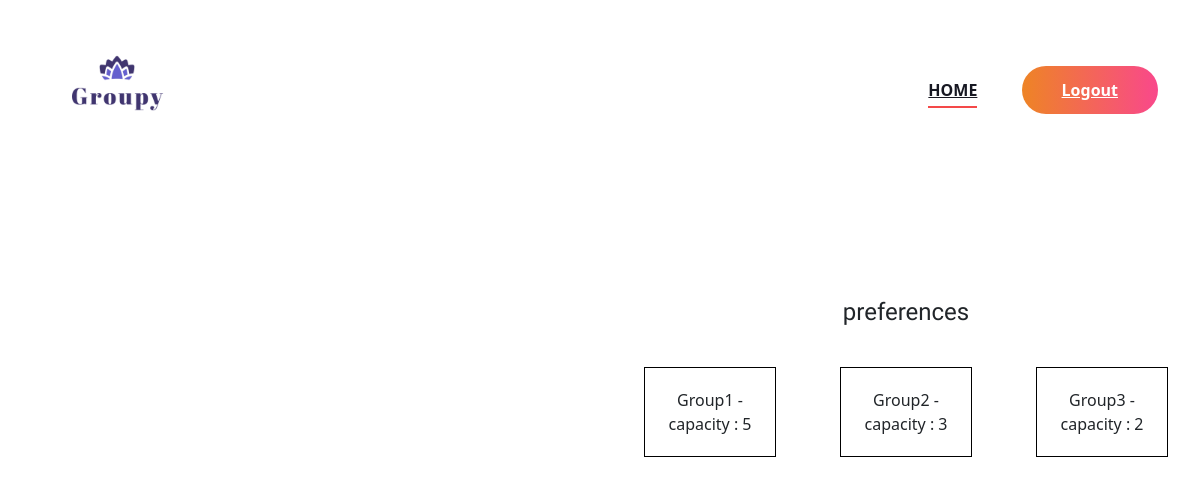
Page /Org/mannual/20 on the earlier database version.
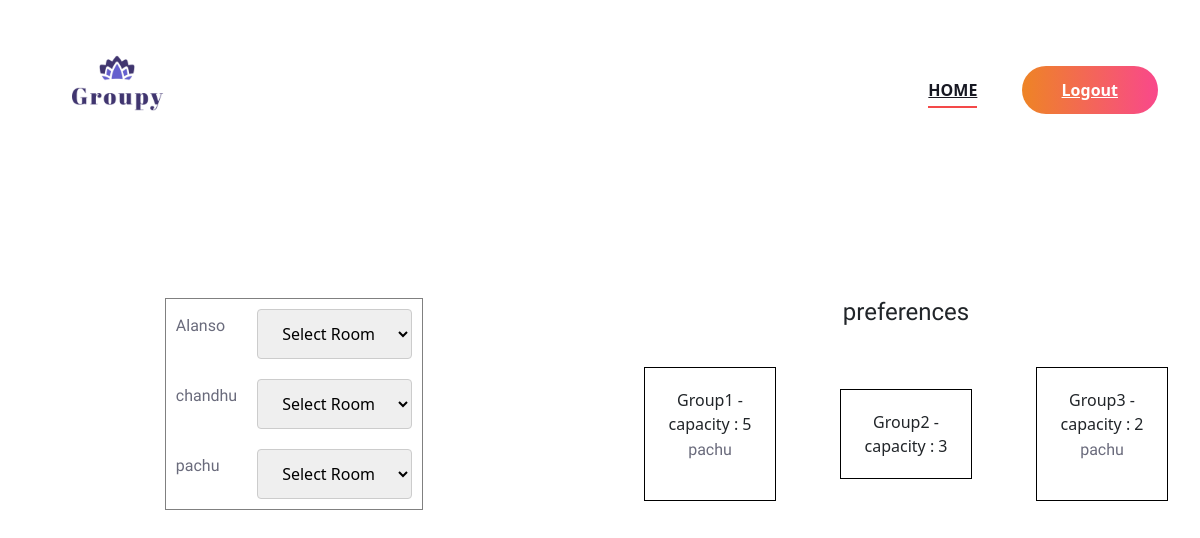
Same page on the later database version.
### Organizer/models.py (models this page shows)
class Room(models.Model):
    events=models.ForeignKey(Event,on_delete=models.CASCADE)
    number=models.CharField(max_length=50)
    capacity=models.IntegerField(default=0)

### Guest/models.py (models this page shows)
class ParticipateUser(models.Model):
    user=models.CharField(max_length=50)
    events=models.ForeignKey(Event,on_delete=models.CASCADE)
    rooms=models.TextField(max_length=50,default="")
    new_rooms = models.TextField(max_length=50, default="")
    privatecode = models.TextField(max_length=50, default="")
    is_ignored = models.BooleanField(default=False)

### Organizer/views.py (the view)
# urls.py: path('mannual/<int:pk>', views.manuualy,name="manuualy"),
def manuualy(request,pk):
    event=Event.objects.get(id=pk)
    eventdata=Event.objects.get(id=pk)
    pdata=ParticipateUser.objects.filter(events=eventdata)
    roomdata=Room.objects.filter(events=eventdata)
    participants = ParticipateUser.objects.filter(events=event)
    rooms=Room.objects.filter(events=event)
    print(rooms)
    if request.method == 'POST':
        for participant in participants:
            room_name = request.POST.get('room_' + str(participant.id))
            print(room_name)
            roomObj=Room.objects.get(id=room_name)
            roomNumber=roomObj.number
            print(roomNumber)
            if roomNumber:
                participant.new_rooms = roomNumber
                participant.save()
        return redirect('org:home')
    else:
        return render(request,"Organizer/Manually.html",{'users_data':participants,'room':rooms,'data': pdata, 'rdata': roomdata,})

### Organizer/templates/Organizer/Manually.html (shortened to what this page needs)
{% extends 'Organizer/Head.html'%}
{% load static %}
{% block content %}
<br><br><br><br>
<!DOCTYPE html>
<html lang="en">
<head>
    <link href="https://cdn.jsdelivr.net/npm/bootstrap@5.3.0/dist/css/bootstrap.min.css" rel="stylesheet">
</head>
<body>
<div class="row">
    <div class="col-md-6">
        <form action="" method="post">
            <table border="1" align="center" cellpadding="10"  >
                {% for user_data in users_data %}
                <tr>
                    <td>
                        <p>{{ user_data.user }}</p>
                    </td>
                    <td>
                        <select id="room_{{ user_data.id }}" name="room_{{ user_data.id }}"  onchange="onSelectChange(this.value, '{{ user_data.id }}')">
                            <option value="">Select Room</option>
                        </select>
                    </td>
                </tr>
                {% endfor %}
            </table>
        </form>
    </div>
       <div class="col-md-6">
        <h4 class="text-center">preferences</h4>
        <table  align="center" cellpadding="10">
            <tr>
                {% for i in rdata %}
                <td>
                    <div style="text-align:center;border:1px solid black;margin:22px;padding:20px">
                    {{i.number}}  - capacity : {{ i.capacity }}
                    {% for j in data %}
                    {% if i.number in j.rooms %}
                        <p>{{j.user}}</p>
                    {% endif %}
                    {% endfor %}
                </div>
                </td>
                {% endfor %}
        </table>
       </div>
</div>
</body>
</html>
<br><br><br><br><br><br><br><br><br><br><br><br><br><br><br><br><br><br><br><br><br>
{% endblock content %}

Differences in the rows shown:
added ParticipateUser: user "Alanso"
added ParticipateUser: user "chandhu"
added ParticipateUser: user "pachu"
